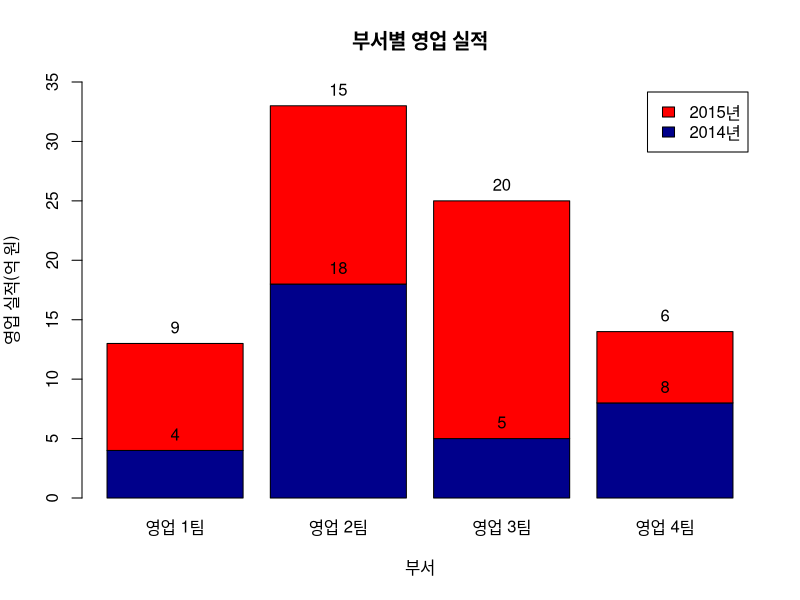

R code for this plot:
#########################################
# 5.1 스택형 바차트에 라벨달기
#########################################

height1 <- c(4, 18, 5, 8)
height2 <- c(9, 15, 20, 6)

height <- rbind(height1, height2)
height

name <- c("영업 1팀", "영업 2팀", "영업 3팀", "영업 4팀")
legend_lbl <- c("2014년", "2015년")

bp <-   barplot(height, main="부서별 영업 실적",
                names.arg=name,
                xlab="부서", ylab="영업 실적(억 원)",
                col=c("darkblue","red"),
                legend.text=legend_lbl,
                ylim=c(0, 35))

text(x=bp, y=height1, labels=round(height1,0), pos=3)                       # 2014년 데이터에 라벨달기
text(x=bp, y=height1 + height2, labels=round(height2,0), pos=3)      # 2015년 데이터에 라벨달기

